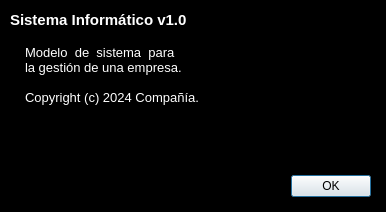
<?xml version="1.0" encoding="UTF-8"?>
<ui version="4.0">
 <class>Dialog</class>
 <widget class="QDialog" name="Dialog">
  <property name="geometry">
   <rect>
    <x>0</x>
    <y>0</y>
    <width>386</width>
    <height>212</height>
   </rect>
  </property>
  <property name="palette">
   <palette>
    <active>
     <colorrole role="WindowText">
      <brush brushstyle="SolidPattern">
       <color alpha="255">
        <red>255</red>
        <green>255</green>
        <blue>255</blue>
       </color>
      </brush>
     </colorrole>
     <colorrole role="Base">
      <brush brushstyle="SolidPattern">
       <color alpha="255">
        <red>255</red>
        <green>255</green>
        <blue>255</blue>
       </color>
      </brush>
     </colorrole>
     <colorrole role="Window">
      <brush brushstyle="SolidPattern">
       <color alpha="255">
        <red>0</red>
        <green>0</green>
        <blue>0</blue>
       </color>
      </brush>
     </colorrole>
    </active>
    <inactive>
     <colorrole role="WindowText">
      <brush brushstyle="SolidPattern">
       <color alpha="255">
        <red>255</red>
        <green>255</green>
        <blue>255</blue>
       </color>
      </brush>
     </colorrole>
     <colorrole role="Base">
      <brush brushstyle="SolidPattern">
       <color alpha="255">
        <red>255</red>
        <green>255</green>
        <blue>255</blue>
       </color>
      </brush>
     </colorrole>
     <colorrole role="Window">
      <brush brushstyle="SolidPattern">
       <color alpha="255">
        <red>0</red>
        <green>0</green>
        <blue>0</blue>
       </color>
      </brush>
     </colorrole>
    </inactive>
    <disabled>
     <colorrole role="WindowText">
      <brush brushstyle="SolidPattern">
       <color alpha="255">
        <red>120</red>
        <green>120</green>
        <blue>120</blue>
       </color>
      </brush>
     </colorrole>
     <colorrole role="Base">
      <brush brushstyle="SolidPattern">
       <color alpha="255">
        <red>0</red>
        <green>0</green>
        <blue>0</blue>
       </color>
      </brush>
     </colorrole>
     <colorrole role="Window">
      <brush brushstyle="SolidPattern">
       <color alpha="255">
        <red>0</red>
        <green>0</green>
        <blue>0</blue>
       </color>
      </brush>
     </colorrole>
    </disabled>
   </palette>
  </property>
  <property name="windowTitle">
   <string>Sistema Informático</string>
  </property>
  <property name="windowIcon">
   <iconset>
    <normaloff>VentanaPrincipal.ico</normaloff>VentanaPrincipal.ico</iconset>
  </property>
  <property name="autoFillBackground">
   <bool>false</bool>
  </property>
  <widget class="QDialogButtonBox" name="buttonBox">
   <property name="geometry">
    <rect>
     <x>30</x>
     <y>170</y>
     <width>341</width>
     <height>32</height>
    </rect>
   </property>
   <property name="orientation">
    <enum>Qt::Horizontal</enum>
   </property>
   <property name="standardButtons">
    <set>QDialogButtonBox::Ok</set>
   </property>
  </widget>
  <widget class="QPlainTextEdit" name="plainTextEdit">
   <property name="geometry">
    <rect>
     <x>20</x>
     <y>40</y>
     <width>221</width>
     <height>101</height>
    </rect>
   </property>
   <property name="palette">
    <palette>
     <active>
      <colorrole role="WindowText">
       <brush brushstyle="SolidPattern">
        <color alpha="255">
         <red>255</red>
         <green>255</green>
         <blue>255</blue>
        </color>
       </brush>
      </colorrole>
      <colorrole role="Text">
       <brush brushstyle="SolidPattern">
        <color alpha="255">
         <red>255</red>
         <green>255</green>
         <blue>255</blue>
        </color>
       </brush>
      </colorrole>
      <colorrole role="Base">
       <brush brushstyle="SolidPattern">
        <color alpha="255">
         <red>0</red>
         <green>0</green>
         <blue>0</blue>
        </color>
       </brush>
      </colorrole>
      <colorrole role="PlaceholderText">
       <brush brushstyle="SolidPattern">
        <color alpha="128">
         <red>255</red>
         <green>255</green>
         <blue>255</blue>
        </color>
       </brush>
      </colorrole>
     </active>
     <inactive>
      <colorrole role="WindowText">
       <brush brushstyle="SolidPattern">
        <color alpha="255">
         <red>255</red>
         <green>255</green>
         <blue>255</blue>
        </color>
       </brush>
      </colorrole>
      <colorrole role="Text">
       <brush brushstyle="SolidPattern">
        <color alpha="255">
         <red>255</red>
         <green>255</green>
         <blue>255</blue>
        </color>
       </brush>
      </colorrole>
      <colorrole role="Base">
       <brush brushstyle="SolidPattern">
        <color alpha="255">
         <red>0</red>
         <green>0</green>
         <blue>0</blue>
        </color>
       </brush>
      </colorrole>
      <colorrole role="PlaceholderText">
       <brush brushstyle="SolidPattern">
        <color alpha="128">
         <red>255</red>
         <green>255</green>
         <blue>255</blue>
        </color>
       </brush>
      </colorrole>
     </inactive>
     <disabled>
      <colorrole role="WindowText">
       <brush brushstyle="SolidPattern">
        <color alpha="255">
         <red>120</red>
         <green>120</green>
         <blue>120</blue>
        </color>
       </brush>
      </colorrole>
      <colorrole role="Text">
       <brush brushstyle="SolidPattern">
        <color alpha="255">
         <red>120</red>
         <green>120</green>
         <blue>120</blue>
        </color>
       </brush>
      </colorrole>
      <colorrole role="Base">
       <brush brushstyle="SolidPattern">
        <color alpha="255">
         <red>0</red>
         <green>0</green>
         <blue>0</blue>
        </color>
       </brush>
      </colorrole>
      <colorrole role="PlaceholderText">
       <brush brushstyle="SolidPattern">
        <color alpha="128">
         <red>0</red>
         <green>0</green>
         <blue>0</blue>
        </color>
       </brush>
      </colorrole>
     </disabled>
    </palette>
   </property>
   <property name="font">
    <font>
     <pointsize>10</pointsize>
    </font>
   </property>
   <property name="acceptDrops">
    <bool>false</bool>
   </property>
   <property name="frameShadow">
    <enum>QFrame::Plain</enum>
   </property>
   <property name="sizeAdjustPolicy">
    <enum>QAbstractScrollArea::AdjustIgnored</enum>
   </property>
   <property name="lineWrapMode">
    <enum>QPlainTextEdit::WidgetWidth</enum>
   </property>
   <property name="readOnly">
    <bool>true</bool>
   </property>
   <property name="plainText">
    <string>Modelo  de  sistema  para
la gestión de una empresa.

Copyright (c) 2024 Compañía.</string>
   </property>
   <property name="centerOnScroll">
    <bool>false</bool>
   </property>
  </widget>
  <widget class="QLabel" name="label">
   <property name="geometry">
    <rect>
     <x>230</x>
     <y>10</y>
     <width>128</width>
     <height>128</height>
    </rect>
   </property>
   <property name="text">
    <string/>
   </property>
   <property name="pixmap">
    <pixmap>mrpcolor.png</pixmap>
   </property>
   <property name="scaledContents">
    <bool>true</bool>
   </property>
  </widget>
  <widget class="QLabel" name="label_2">
   <property name="geometry">
    <rect>
     <x>10</x>
     <y>10</y>
     <width>221</width>
     <height>20</height>
    </rect>
   </property>
   <property name="font">
    <font>
     <pointsize>11</pointsize>
     <weight>75</weight>
     <bold>true</bold>
    </font>
   </property>
   <property name="text">
    <string>Sistema Informático v1.0</string>
   </property>
  </widget>
 </widget>
 <resources/>
 <connections>
  <connection>
   <sender>buttonBox</sender>
   <signal>accepted()</signal>
   <receiver>Dialog</receiver>
   <slot>accept()</slot>
   <hints>
    <hint type="sourcelabel">
     <x>248</x>
     <y>254</y>
    </hint>
    <hint type="destinationlabel">
     <x>157</x>
     <y>274</y>
    </hint>
   </hints>
  </connection>
 </connections>
</ui>
